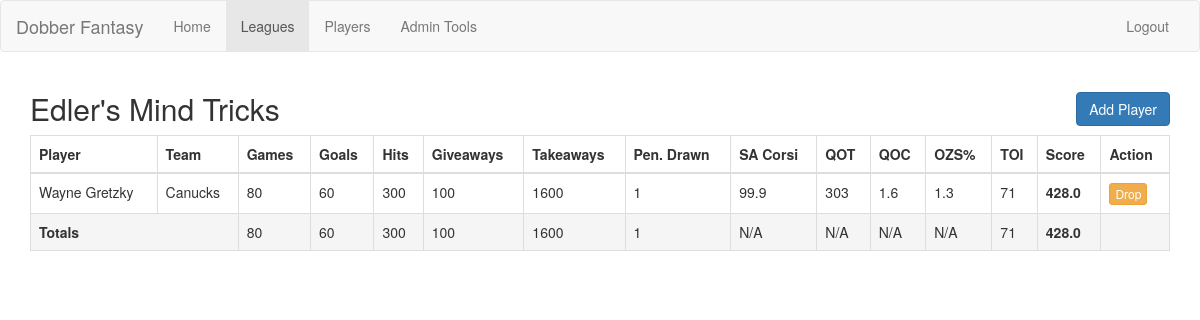
Screenshot of /web/viewTeam.php?teamID=1&leagueID=1 (signed in) with the database file from the repository.
### tables this page shows
CREATE TABLE f_teams (
 teamID int AUTO_INCREMENT,
 name varchar(30),
 username varchar(30),
 season varchar(30),
 leagueID int,
 PRIMARY KEY (teamID),
 FOREIGN KEY (leagueID) REFERENCES f_leagues(leagueID) ON DELETE CASCADE,
 FOREIGN KEY (username) REFERENCES users(username) ON DELETE CASCADE
);

CREATE TABLE players (
 playerID int AUTO_INCREMENT,
 name varchar(30),
 hometown varchar(30),
 height int,
 weight int,
 dob date,
 PRIMARY KEY (playerID)
);

CREATE TABLE plays_for(
 playerID int,
 teamName varchar(30),
 gamesPlayed int,
 goals int,
 hits int,
 giveaways int,
 takeaways int,
 penalties_drawn int,
 sacorsi real,
 qot real,
 qoc real,
 ozs real,
 toi int,
 season varchar(30),
 PRIMARY KEY (playerID, teamName, season),
 FOREIGN KEY (playerID) REFERENCES players(playerID) ON DELETE CASCADE,
 FOREIGN KEY (teamName) REFERENCES nhl_teams(teamName) ON DELETE CASCADE,
 FOREIGN KEY (season) REFERENCES seasons(season) ON DELETE CASCADE
);

### library/userVerification.php (called while the page is built, shortened)
<?php
function getUsername() {
	if (empty($_SESSION["username"])) {
		return false;
	} else {
		return $_SESSION["username"];
	}
}

### web/viewTeam.php (the view, shortened to what this page needs)
<!DOCTYPE html>
<html>
	<?php
	require_once('../library/userVerification.php');
	$con = conn::getDB();
	$rosterConstruct = "SELECT *, (pf.goals*2+pf.hits+pf.gamesPlayed*0.1) as score"
	. " from players NATURAL JOIN player_assignments pa"
	. " NATURAL JOIN plays_for pf WHERE pa.teamID = ". $_GET["teamID"];
	$roster = mysqli_query($con, $rosterConstruct);
	$teamsQuery =  "SELECT * FROM f_teams where teamID=". $_GET["teamID"];
	$team = mysqli_fetch_assoc(mysqli_query($con, $teamsQuery));
	?>
	<head>
		<link rel="stylesheet" type="text/css" href="bootstrap/css/bootstrap.min.css">
		<link rel="stylesheet" type="text/css" href="createButton.css">
	</head>
	<body>
		<nav class="navbar navbar-default">
			<div class="container-fluid">
				<div class="navbar-header">
					<a class="navbar-brand">Dobber Fantasy</a>
				</div>
				<div id="navbar" class="navbar-collapse collapse">
					<ul class="nav navbar-nav">
						<li><a href="main.php">Home</a></li>
						<li class="active"><a href="viewLeagues.php">Leagues</a></li>
			<li><a href="viewPlayers.php">Players</a></li>
						<li><a href="admin.php">Admin Tools</a></li>
					</ul>
					<ul class="nav navbar-nav navbar-right">
						<li><a href="logout.php">Logout</a></li>
					</ul>
				</div>
			</div>
		</nav>
		<div class="container">
			<h2>
				<?php echo $team["name"];
				if($team["username"] == getUsername()) {
					echo "<a data-toggle=\"modal\" data-target=\"#createModal\""
					. " id=\"createButton\" class=\"btn btn-primary\">Add Player</a>";
				}
				?>
			</h2>
			<table class="table table-bordered">
				<thead>
				<th>Player</th>
				<th>Team</th>
				<th>Games</th>
				<th>Goals</th>
				<th>Hits</th>
				<th>Giveaways</th>
				<th>Takeaways</th>
				<th>Pen. Drawn</th>
				<th>SA Corsi</th>
				<th>QOT</th>
				<th>QOC</th>
				<th>OZS%</th>
				<th>TOI</th>
				<th>Score</th>
				<th>Action</th>
				</thead>
				<?php
				if($roster != NULL){
					$totals = array();
					$totals["gamesPlayed"] = 0;
					$totals["goals"] = 0;
					$totals["hits"] = 0;
					$totals["giveaways"] = 0;
					$totals["takeaways"] = 0;
					$totals["penalties_drawn"] = 0;
					$totals["toi"] = 0;
					$totals["score"] = 0;
					foreach ($roster as $index => $r) {
						if ($index == 0) {
							$totals = $r;
						} else {
							foreach($r as $key => $field) {
								$totals[$key] += $field;
							}
						}
						echo "<tr>"
						. "<td>" . $r["name"] . "</td>"
						. "<td>" . $r["teamName"] . "</td>"
						. "<td>" . $r["gamesPlayed"] . "</td>"
						. "<td>" . $r["goals"] . "</td>"
						. "<td>" . $r["hits"] . "</td>"
						. "<td>" . $r["giveaways"] . "</td>"
						. "<td>" . $r["takeaways"] . "</td>"
						. "<td>" . $r["penalties_drawn"] . "</td>"
						. "<td>" . $r["sacorsi"] . "</td>"
						. "<td>" . $r["qot"] . "</td>"
						. "<td>" . $r["qoc"] . "</td>"
						. "<td>" . $r["ozs"] . "</td>"
						. "<td>" . $r["toi"] . "</td>"
						. "<td><b>" . $r["score"] . "</b></td>"
						. "<td><a href=\"../controllers/dropPlayer.php?"
						. "playerID=" . $r["playerID"]
						. "&teamID=" . $team["teamID"]
						. "\" id=\"removePFButton\" class=\"btn "
						. "btn-primary btn-xs btn-warning\">Drop</a></td></td>"
						. "</tr>";
					}
					echo "<tr class=\"active\">"
					. "<td colspan=\"2\"><b>Totals</b></td>"
					. "<td>" . $totals["gamesPlayed"] . "</td>"
					. "<td>" . $totals["goals"] . "</td>"
					. "<td>" . $totals["hits"] . "</td>"
					. "<td>" . $totals["giveaways"] . "</td>"
					. "<td>" . $totals["takeaways"] . "</td>"
					. "<td>" . $totals["penalties_drawn"] . "</td>"
					. "<td>N/A</td>"
					. "<td>N/A</td>"
					. "<td>N/A</td>"
					. "<td>N/A</td>"
					. "<td>" . $totals["toi"] . "</td>"
					. "<td><b>" . $totals["score"] . "</b></td>"
					. "<td></td></tr>";
				}
				?>
			</table>
		</div>
	</body>
</html>

### web/createButton.css (style rules this page uses)
#createButton { float: right; }

### rows the page displays
f_teams: name "Edler's Mind Tricks"
players: name "Wayne Gretzky", plays_for.teamName "Canucks", plays_for.gamesPlayed "80", plays_for.goals "60", plays_for.hits "300", plays_for.giveaways "100", plays_for.takeaways "1600", plays_for.penalties_drawn "1", plays_for.sacorsi "99.9", plays_for.qot "303", plays_for.qoc "1.6", plays_for.ozs "1.3", plays_for.toi "71", score "428.0"

### other values shown
$totals["score"] "428.0"
